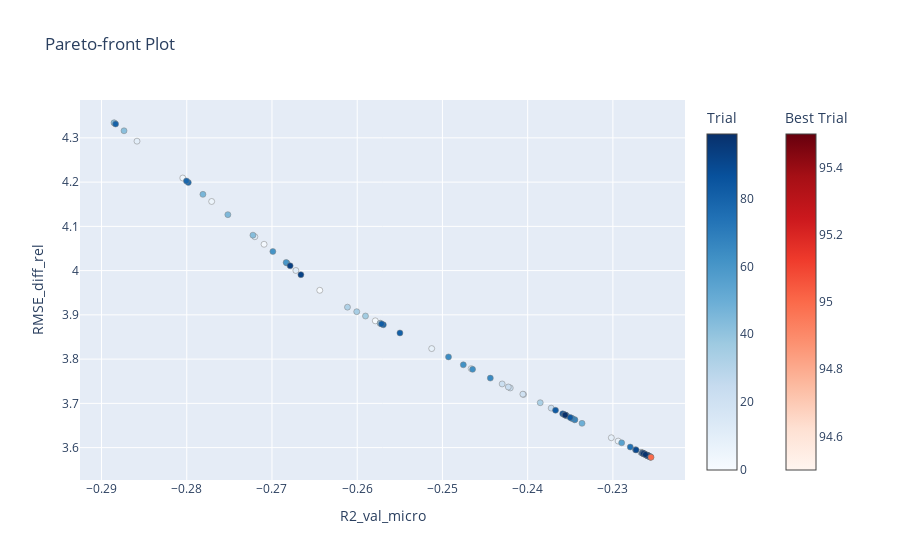
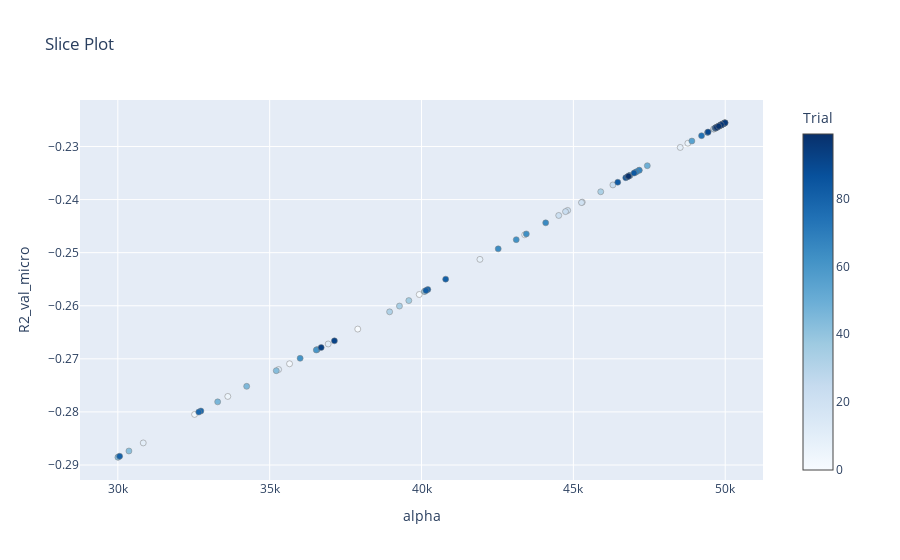
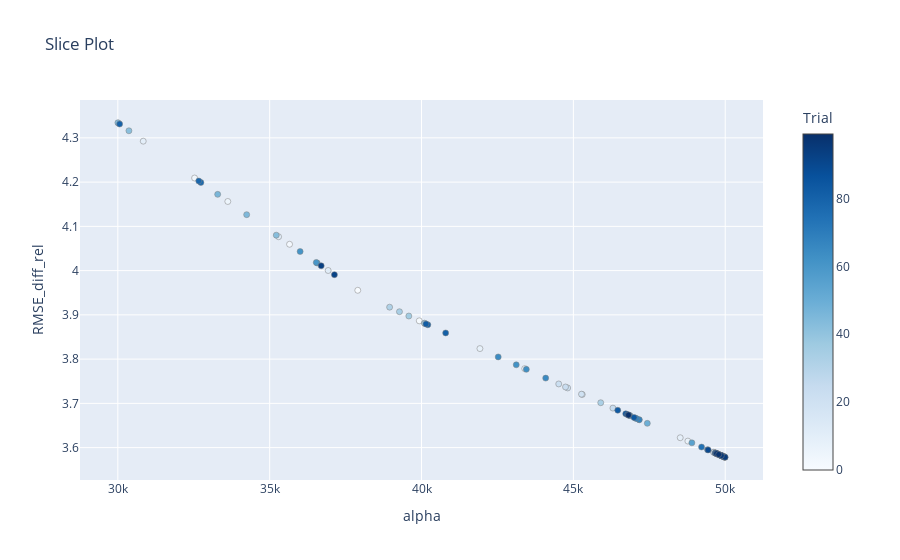

Notebook cell for these charts, in order:
### Markdown cell above
___

## <center><a id=3 style='color:red'>Обучение Lasso</a>

### Code cell
params = model_tune_params.ModelsParams()
params.set_param(model_params=params.lasso,
                 param_name="alpha",
                 args=[30000, 50000])
op_results = model_tune.get_optimize_results(
    X_train=X_train_test_std_1,
    y_train=y_train_test,
    X_test=X_test_std_1,
    y_test=y_test,
    cv_type='ts',
    train_size=24,
    val_size=12,
    n_trials=100,
    threshold=0.11,
    model_cls=Lasso,
    model_params=params.lasso
    )

### Figure 1 — Plotly figure (JSON) as saved in the notebook; plotly's stock layout.template omitted (floating-point values rounded to 4 significant figures)
{"data": [{"hovertemplate": "%{text}<extra>Trial</extra>", "marker": {"color": [0, 1, 2, 3, 4, 5, 6, 7, 8, 9, 10, 11, 12, 13, 14, 15, 16, 17, 18, 19, 20, 21, 22, 23, 24, 25, 26, 27, 28, 29, 30, 31, 32, 33, 34, 35, 36, 37, 38, 39, 40, 41, 42, 43, 44, 45, 46, 47, 48, 49, 50, 51, 52, 53, 54, 55, 56, 57, 58, 59, 60, 61, 62, 63, 64, 65, 66, 67, 68, 69, 70, 71, 72, 73, 74, 75, 76, 77, 78, 79, 80, 81, 82, 83, 84, 85, 86, 87, 88, 89, 90, 91, 92, 93, 94, 96, 97, 98, 99], "colorbar": {"title": {"text": "Trial"}}, "colorscale": [[0, "rgb(247,251,255)"], [0.125, "rgb(222,235,247)"], [0.25, "rgb(198,219,239)"], [0.375, "rgb(158,202,225)"], [0.5, "rgb(107,174,214)"], [0.625, "rgb(66,146,198)"], [0.75, "rgb(33,113,181)"], [0.875, "rgb(8,81,156)"], [1, "rgb(8,48,107)"]], "line": {"color": "Grey", "width": 0.5}}, "mode": "markers", "showlegend": false, "text": ["{<br>  \"number\": 0,<br>  \"values\": [<br>    -0.2643913915721281,<br>    3.9555392893491503<br>  ],<br>  \"params\": {<br>    \"alpha\": 37901.014305740995<br>  }<br>}", "{<br>  \"number\": 1,<br>  \"values\": [<br>    -0.2578795427427272,<br>    3.8865036093503336<br>  ],<br>  \"params\": {<br>    \"alpha\": 39925.54424947927<br>  }<br>}", "{<br>  \"number\": 2,<br>  \"values\": [<br>    -0.27093036290607886,<br>    4.059527044995578<br>  ],<br>  \"params\": {<br>    \"alpha\": 35654.95175250331<br>  }<br>}", "{<br>  \"number\": 3,<br>  \"values\": [<br>    -0.2884793483800834,<br>    4.33330101052887<br>  ],<br>  \"params\": {<br>    \"alpha\": 30020.257115808043<br>  }<br>}", "{<br>  \"number\": 4,<br>  \"values\": [<br>    -0.2804668091017726,<br>    4.209305645727044<br>  ],<br>  \"params\": {<br>    \"alpha\": 32527.522813733605<br>  }<br>}", "{<br>  \"number\": 5,<br>  \"values\": [<br>    -0.2770760083930157,<br>    4.15627703106072<br>  ],<br>  \"params\": {<br>    \"alpha\": 33621.42787803844<br>  }<br>}", "{<br>  \"number\": 6,<br>  \"values\": [<br>    -0.24663166335603814,<br>    3.7784592739993723<br>  ],<br>  \"params\": {<br>    \"alpha\": 43397.95172790476<br>  }<br>}", "{<br>  \"number\": 7,<br>  \"values\": [<br>    -0.22938212642105493,<br>    3.6147223657612435<br>  ],<br>  \"params\": {<br>    \"alpha\": 48770.222098141545<br>  }<br>}", "{<br>  \"number\": 8,<br>  \"values\": [<br>    -0.2512604508513896,<br>    3.823767978885646<br>  ],<br>  \"params\": {<br>    \"alpha\": 41923.351048471326<br>  }<br>}", "{<br>  \"number\": 9,<br>  \"values\": [<br>    -0.2301811102856559,<br>    3.622289689295497<br>  ],<br>  \"params\": {<br>    \"alpha\": 48518.59622490063<br>  }<br>}", "{<br>  \"number\": 10,<br>  \"values\": [<br>    -0.2858358905474756,<br>    4.292533182386729<br>  ],<br>  \"params\": {<br>    \"alpha\": 30837.05659520646<br>  }<br>}", "{<br>  \"number\": 11,<br>  \"values\": [<br>    -0.267197549810986,<br>    4.000285202014794<br>  ],<br>  \"params\": {<br>    \"alpha\": 36926.442589392536<br>  }<br>}", "{<br>  \"number\": 12,<br>  \"values\": [<br>    -0.2720086008862701,<br>    4.076550059823472<br>  ],<br>  \"params\": {<br>    \"alpha\": 35294.18952635045<br>  }<br>}", "{<br>  \"number\": 13,<br>  \"values\": [<br>    -0.22628936784378606,<br>    3.5854533058945206<br>  ],<br>  \"params\": {<br>    \"alpha\": 49752.5534122843<br>  }<br>}", "{<br>  \"number\": 14,<br>  \"values\": [<br>    -0.22560898184151368,<br>    3.5789738481200306<br>  ],<br>  \"params\": {<br>    \"alpha\": 49970.28577064769<br>  }<br>}", "{<br>  \"number\": 15,<br>  \"values\": [<br>    -0.2264386222725452,<br>    3.5868661292350734<br>  ],<br>  \"params\": {<br>    \"alpha\": 49704.80522302742<br>  }<br>}", "{<br>  \"number\": 16,<br>  \"values\": [<br>    -0.22558697264852,<br>    3.578765637753834<br>  ],<br>  \"params\": {<br>    \"alpha\": 49977.33780987619<br>  }<br>}", "{<br>  \"number\": 17,<br>  \"values\": [<br>    -0.22671387757857908,<br>    3.589427579700486<br>  ],<br>  \"params\": {<br>    \"alpha\": 49618.97448459635<br>  }<br>}", "{<br>  \"number\": 18,<br>  \"values\": [<br>    -0.2265487667772197,<br>    3.5878641435773644<br>  ],<br>  \"params\": {<br>    \"alpha\": 49671.78181149351<br>  }<br>}", "{<br>  \"number\": 19,<br>  \"values\": [<br>    -0.24048419509227026,<br>    3.7200670873590287<br>  ],<br>  \"params\": {<br>    \"alpha\": 45292.22047404183<br>  }<br>}", "{<br>  \"number\": 20,<br>  \"values\": [<br>    -0.2405624248129672,<br>    3.7208140376729846<br>  ],<br>  \"params\": {<br>    \"alpha\": 45267.75100548876<br>  }<br>}", "{<br>  \"number\": 21,<br>  \"values\": [<br>    -0.24204136597196646,<br>    3.734850965818089<br>  ],<br>  \"params\": {<br>    \"alpha\": 44812.12092790547<br>  }<br>}", "{<br>  \"number\": 22,<br>  \"values\": [<br>    -0.24299076685419374,<br>    3.7438877014534726<br>  ],<br>  \"params\": {<br>    \"alpha\": 44517.765913051466<br>  }<br>}", "{<br>  \"number\": 23,<br>  \"values\": [<br>    -0.24226658672802048,<br>    3.737004921716407<br>  ],<br>  \"params\": {<br>    \"alpha\": 44741.75046375546<br>  }<br>}", "{<br>  \"number\": 24,<br>  \"values\": [<br>    -0.2372387404450753,<br>    3.6892617651337436<br>  ],<br>  \"params\": {<br>    \"alpha\": 46301.794940605854<br>  }<br>}", "{<br>  \"number\": 25,<br>  \"values\": [<br>    -0.2262443495743165,<br>    3.5850271838408476<br>  ],<br>  \"params\": {<br>    \"alpha\": 49766.95812398187<br>  }<br>}", "{<br>  \"number\": 26,<br>  \"values\": [<br>    -0.22668193505502998,<br>    3.58912511753842<br>  ],<br>  \"params\": {<br>    \"alpha\": 49629.18922742482<br>  }<br>}", "{<br>  \"number\": 27,<br>  \"values\": [<br>    -0.22580277710657293,<br>    3.580807330626578<br>  ],<br>  \"params\": {<br>    \"alpha\": 49908.20528159904<br>  }<br>}", "{<br>  \"number\": 28,<br>  \"values\": [<br>    -0.22607287577239088,<br>    3.583394026098065<br>  ],<br>  \"params\": {<br>    \"alpha\": 49821.92603570292<br>  }<br>}", "{<br>  \"number\": 29,<br>  \"values\": [<br>    -0.22630335709726834,<br>    3.585585714205933<br>  ],<br>  \"params\": {<br>    \"alpha\": 49748.0774732916<br>  }<br>}", "{<br>  \"number\": 30,<br>  \"values\": [<br>    -0.22554625465580536,<br>    3.5783804603600817<br>  ],<br>  \"params\": {<br>    \"alpha\": 49990.38529744271<br>  }<br>}", "{<br>  \"number\": 31,<br>  \"values\": [<br>    -0.23448657992938582,<br>    3.663103061587622<br>  ],<br>  \"params\": {<br>    \"alpha\": 47163.546313740764<br>  }<br>}", "{<br>  \"number\": 32,<br>  \"values\": [<br>    -0.2611429120834796,<br>    3.917380119719909<br>  ],<br>  \"params\": {<br>    \"alpha\": 38949.530097477575<br>  }<br>}", "{<br>  \"number\": 33,<br>  \"values\": [<br>    -0.2385259979697958,<br>    3.7014401891322244<br>  ],<br>  \"params\": {<br>    \"alpha\": 45900.947996798466<br>  }<br>}", "{<br>  \"number\": 34,<br>  \"values\": [<br>    -0.26005579953115054,<br>    3.9071286214049787<br>  ],<br>  \"params\": {<br>    \"alpha\": 39273.85442022102<br>  }<br>}", "{<br>  \"number\": 35,<br>  \"values\": [<br>    -0.25730309932877504,<br>    3.8810484075773775<br>  ],<br>  \"params\": {<br>    \"alpha\": 40098.50641423427<br>  }<br>}", "{<br>  \"number\": 36,<br>  \"values\": [<br>    -0.2590283729827043,<br>    3.8973932797892776<br>  ],<br>  \"params\": {<br>    \"alpha\": 39582.015502727445<br>  }<br>}", "{<br>  \"number\": 37,<br>  \"values\": [<br>    -0.2572851458734422,<br>    3.8808769950807522<br>  ],<br>  \"params\": {<br>    \"alpha\": 40103.96641694022<br>  }<br>}", "{<br>  \"number\": 38,<br>  \"values\": [<br>    -0.22627068252031135,<br>    3.5852764347279575<br>  ],<br>  \"params\": {<br>    \"alpha\": 49758.53208420221<br>  }<br>}", "{<br>  \"number\": 39,<br>  \"values\": [<br>    -0.225744374378678,<br>    3.5802547666087072<br>  ],<br>  \"params\": {<br>    \"alpha\": 49926.91145585487<br>  }<br>}", "{<br>  \"number\": 40,<br>  \"values\": [<br>    -0.22585082740203388,<br>    3.5812619355442465<br>  ],<br>  \"params\": {<br>    \"alpha\": 49892.816627084525<br>  }<br>}", "{<br>  \"number\": 41,<br>  \"values\": [<br>    -0.22641371443996872,<br>    3.5866303421843706<br>  ],<br>  \"params\": {<br>    \"alpha\": 49712.772511138675<br>  }<br>}", "{<br>  \"number\": 42,<br>  \"values\": [<br>    -0.28735924471635466,<br>    4.316039574672442<br>  ],<br>  \"params\": {<br>    \"alpha\": 30365.615153503717<br>  }<br>}", "{<br>  \"number\": 43,<br>  \"values\": [<br>    -0.27223355651897285,<br>    4.080136496752853<br>  ],<br>  \"params\": {<br>    \"alpha\": 35217.8831263055<br>  }<br>}", "{<br>  \"number\": 44,<br>  \"values\": [<br>    -0.288536270402292,<br>    4.334175483188563<br>  ],<br>  \"params\": {<br>    \"alpha\": 30002.795283795094<br>  }<br>}", "{<br>  \"number\": 45,<br>  \"values\": [<br>    -0.27517759984169654,<br>    4.126490231441709<br>  ],<br>  \"params\": {<br>    \"alpha\": 34242.70223701027<br>  }<br>}", "{<br>  \"number\": 46,<br>  \"values\": [<br>    -0.2781024558354286,<br>    4.172362986074851<br>  ],<br>  \"params\": {<br>    \"alpha\": 33288.061045959206<br>  }<br>}", "{<br>  \"number\": 47,<br>  \"values\": [<br>    -0.23484849876456226,<br>    3.666547593815455<br>  ],<br>  \"params\": {<br>    \"alpha\": 47049.40542333896<br>  }<br>}", "{<br>  \"number\": 48,<br>  \"values\": [<br>    -0.2354214960868648,<br>    3.672001621117429<br>  ],<br>  \"params\": {<br>    \"alpha\": 46868.862925406334<br>  }<br>}", "{<br>  \"number\": 49,<br>  \"values\": [<br>    -0.23361991306311936,<br>    3.65487273915848<br>  ],<br>  \"params\": {<br>    \"alpha\": 47434.68396754665<br>  }<br>}", "{<br>  \"number\": 50,<br>  \"values\": [<br>    -0.23548150353516561,<br>    3.6725728458536873<br>  ],<br>  \"params\": {<br>    \"alpha\": 46849.967360974115<br>  }<br>}", "{<br>  \"number\": 51,<br>  \"values\": [<br>    -0.2260375155426395,<br>    3.5830594019617372<br>  ],<br>  \"params\": {<br>    \"alpha\": 49833.24507168116<br>  }<br>}", "{<br>  \"number\": 52,<br>  \"values\": [<br>    -0.22603030426644488,<br>    3.582991164010853<br>  ],<br>  \"params\": {<br>    \"alpha\": 49835.55354772413<br>  }<br>}", "{<br>  \"number\": 53,<br>  \"values\": [<br>    -0.22588312340391936,<br>    3.5815675142429964<br>  ],<br>  \"params\": {<br>    \"alpha\": 49882.474313806146<br>  }<br>}", "{<br>  \"number\": 54,<br>  \"values\": [<br>    -0.22560394891912727,<br>    3.578926234585314<br>  ],<br>  \"params\": {<br>    \"alpha\": 49971.8983478144<br>  }<br>}", "{<br>  \"number\": 55,<br>  \"values\": [<br>    -0.22896907830160362,<br>    3.6107946359534693<br>  ],<br>  \"params\": {<br>    \"alpha\": 48901.76134767467<br>  }<br>}", "{<br>  \"number\": 56,<br>  \"values\": [<br>    -0.2259573776020709,<br>    3.582301078767477<br>  ],<br>  \"params\": {<br>    \"alpha\": 49858.900765731596<br>  }<br>}", "{<br>  \"number\": 57,<br>  \"values\": [<br>    -0.2259107933276545,<br>    3.581829307482949<br>  ],<br>  \"params\": {<br>    \"alpha\": 49873.61397602888<br>  }<br>}", "{<br>  \"number\": 58,<br>  \"values\": [<br>    -0.2682522539141048,<br>    4.017065115295489<br>  ],<br>  \"params\": {<br>    \"alpha\": 36564.717667813646<br>  }<br>}", "{<br>  \"number\": 59,<br>  \"values\": [<br>    -0.22556015207363656,<br>    3.5785119319653678<br>  ],<br>  \"params\": {<br>    \"alpha\": 49985.93195016964<br>  }<br>}", "{<br>  \"number\": 60,<br>  \"values\": [<br>    -0.26833955361793005,<br>    4.018456318860109<br>  ],<br>  \"params\": {<br>    \"alpha\": 36534.71438766547<br>  }<br>}", "{<br>  \"number\": 61,<br>  \"values\": [<br>    -0.2698975715947354,<br>    4.043195543020333<br>  ],<br>  \"params\": {<br>    \"alpha\": 36003.6135009011<br>  }<br>}", "{<br>  \"number\": 62,<br>  \"values\": [<br>    -0.2475486821780135,<br>    3.7871328616762576<br>  ],<br>  \"params\": {<br>    \"alpha\": 43119.058717722924<br>  }<br>}", "{<br>  \"number\": 63,<br>  \"values\": [<br>    -0.24646509007654505,<br>    3.7768367089888284<br>  ],<br>  \"params\": {<br>    \"alpha\": 43450.99648090724<br>  }<br>}", "{<br>  \"number\": 64,<br>  \"values\": [<br>    -0.24928439079034992,<br>    3.8049684556147745<br>  ],<br>  \"params\": {<br>    \"alpha\": 42525.44593179632<br>  }<br>}", "{<br>  \"number\": 65,<br>  \"values\": [<br>    -0.24437916891853995,<br>    3.7570534986511253<br>  ],<br>  \"params\": {<br>    \"alpha\": 44089.20087510947<br>  }<br>}", "{<br>  \"number\": 66,<br>  \"values\": [<br>    -0.2355302841191531,<br>    3.6729919756829417<br>  ],<br>  \"params\": {<br>    \"alpha\": 46836.8057940397<br>  }<br>}", "{<br>  \"number\": 67,<br>  \"values\": [<br>    -0.23446538378736448,<br>    3.6629013527444525<br>  ],<br>  \"params\": {<br>    \"alpha\": 47170.23365541496<br>  }<br>}", "{<br>  \"number\": 68,<br>  \"values\": [<br>    -0.2347720634306838,<br>    3.6658200995328962<br>  ],<br>  \"params\": {<br>    \"alpha\": 47073.50450023943<br>  }<br>}", "{<br>  \"number\": 69,<br>  \"values\": [<br>    -0.2259512394904848,<br>    3.582243000476862<br>  ],<br>  \"params\": {<br>    \"alpha\": 49860.86601952052<br>  }<br>}", "{<br>  \"number\": 70,<br>  \"values\": [<br>    -0.22631434442226372,<br>    3.5856897189442143<br>  ],<br>  \"params\": {<br>    \"alpha\": 49744.56210752018<br>  }<br>}", "{<br>  \"number\": 71,<br>  \"values\": [<br>    -0.22587878642570192,<br>    3.5815264824004687<br>  ],<br>  \"params\": {<br>    \"alpha\": 49883.86312676502<br>  }<br>}", "{<br>  \"number\": 72,<br>  \"values\": [<br>    -0.22590113307105186,<br>    3.581737915112455<br>  ],<br>  \"params\": {<br>    \"alpha\": 49876.70728276648<br>  }<br>}", "{<br>  \"number\": 73,<br>  \"values\": [<br>    -0.22653524073601194,<br>    3.587736074867743<br>  ],<br>  \"params\": {<br>    \"alpha\": 49676.108656444914<br>  }<br>}", "{<br>  \"number\": 74,<br>  \"values\": [<br>    -0.2279606415286155,<br>    3.6012791148600147<br>  ],<br>  \"params\": {<br>    \"alpha\": 49220.94069196118<br>  }<br>}", "{<br>  \"number\": 75,<br>  \"values\": [<br>    -0.22734291671586093,<br>    3.5953850930073625<br>  ],<br>  \"params\": {<br>    \"alpha\": 49417.961901664945<br>  }<br>}", "{<br>  \"number\": 76,<br>  \"values\": [<br>    -0.22645983492095634,<br>    3.587066928229854<br>  ],<br>  \"params\": {<br>    \"alpha\": 49698.02023557988<br>  }<br>}", "{<br>  \"number\": 77,<br>  \"values\": [<br>    -0.2798174093331327,<br>    4.199186278577355<br>  ],<br>  \"params\": {<br>    \"alpha\": 32735.332719790145<br>  }<br>}", "{<br>  \"number\": 78,<br>  \"values\": [<br>    -0.28003374245429424,<br>    4.202558515721055<br>  ],<br>  \"params\": {<br>    \"alpha\": 32666.026185871935<br>  }<br>}", "{<br>  \"number\": 79,<br>  \"values\": [<br>    -0.2569352752210048,<br>    3.8775818094774808<br>  ],<br>  \"params\": {<br>    \"alpha\": 40208.253944067874<br>  }<br>}", "{<br>  \"number\": 80,<br>  \"values\": [<br>    -0.2883489707851101,<br>    4.331297711488717<br>  ],<br>  \"params\": {<br>    \"alpha\": 30060.270943007177<br>  }<br>}", "{<br>  \"number\": 81,<br>  \"values\": [<br>    -0.2549872784389122,<br>    3.859124804206574<br>  ],<br>  \"params\": {<br>    \"alpha\": 40794.979785409334<br>  }<br>}", "{<br>  \"number\": 82,<br>  \"values\": [<br>    -0.25714413151890336,<br>    3.87953071011831<br>  ],<br>  \"params\": {<br>    \"alpha\": 40146.85794952749<br>  }<br>}", "{<br>  \"number\": 83,<br>  \"values\": [<br>    -0.2367307320593004,<br>    3.6844105639816274<br>  ],<br>  \"params\": {<br>    \"alpha\": 46461.509662894256<br>  }<br>}", "{<br>  \"number\": 84,<br>  \"values\": [<br>    -0.2350115678334761,<br>    3.6680996903565304<br>  ],<br>  \"params\": {<br>    \"alpha\": 46998.00404658974<br>  }<br>}", "{<br>  \"number\": 85,<br>  \"values\": [<br>    -0.23588699857178974,<br>    3.6763887552413332<br>  ],<br>  \"params\": {<br>    \"alpha\": 46724.486146926894<br>  }<br>}", "{<br>  \"number\": 86,<br>  \"values\": [<br>    -0.2357003258683914,<br>    3.674611147817844<br>  ],<br>  \"params\": {<br>    \"alpha\": 46783.25440878978<br>  }<br>}", "{<br>  \"number\": 87,<br>  \"values\": [<br>    -0.22567374093015125,<br>    3.5795865086840464<br>  ],<br>  \"params\": {<br>    \"alpha\": 49949.53806879862<br>  }<br>}", "{<br>  \"number\": 88,<br>  \"values\": [<br>    -0.22653924226484468,<br>    3.587773968606861<br>  ],<br>  \"params\": {<br>    \"alpha\": 49674.82859506143<br>  }<br>}", "{<br>  \"number\": 89,<br>  \"values\": [<br>    -0.22648745412282456,<br>    3.58732838113287<br>  ],<br>  \"params\": {<br>    \"alpha\": 49689.18651515223<br>  }<br>}", "{<br>  \"number\": 90,<br>  \"values\": [<br>    -0.22728142134957263,<br>    3.5948025934270227<br>  ],<br>  \"params\": {<br>    \"alpha\": 49437.60054789021<br>  }<br>}", "{<br>  \"number\": 91,<br>  \"values\": [<br>    -0.22564620265519908,<br>    3.5793259874084664<br>  ],<br>  \"params\": {<br>    \"alpha\": 49958.36052413388<br>  }<br>}", "{<br>  \"number\": 92,<br>  \"values\": [<br>    -0.26660606622568617,<br>    3.9908135640345943<br>  ],<br>  \"params\": {<br>    \"alpha\": 37132.21838200938<br>  }<br>}", "{<br>  \"number\": 93,<br>  \"values\": [<br>    -0.26786750409872995,<br>    4.010906784400498<br>  ],<br>  \"params\": {<br>    \"alpha\": 36696.868142468855<br>  }<br>}", "{<br>  \"number\": 94,<br>  \"values\": [<br>    -0.2259488192889696,<br>    3.5821891103359174<br>  ],<br>  \"params\": {<br>    \"alpha\": 49861.43829200446<br>  }<br>}", "{<br>  \"number\": 96,<br>  \"values\": [<br>    -0.2259163502315198,<br>    3.5818819011791985<br>  ],<br>  \"params\": {<br>    \"alpha\": 49871.8346298238<br>  }<br>}", "{<br>  \"number\": 97,<br>  \"values\": [<br>    -0.22640320605673137,<br>    3.5865308773354054<br>  ],<br>  \"params\": {<br>    \"alpha\": 49716.13395743152<br>  }<br>}", "{<br>  \"number\": 98,<br>  \"values\": [<br>    -0.22618558426596147,<br>    3.5844606613368892<br>  ],<br>  \"params\": {<br>    \"alpha\": 49785.8531051731<br>  }<br>}", "{<br>  \"number\": 99,<br>  \"values\": [<br>    -0.2355976011843186,<br>    3.673632964518269<br>  ],<br>  \"params\": {<br>    \"alpha\": 46815.60342311106<br>  }<br>}"], "type": "scatter", "x": [-0.2644, -0.2579, -0.2709, -0.2885, -0.2805, -0.2771, -0.2466, -0.2294, -0.2513, -0.2302, -0.2858, -0.2672, -0.272, -0.2263, -0.2256, -0.2264, -0.2256, -0.2267, -0.2265, -0.2405, -0.2406, -0.242, -0.243, -0.2423, -0.2372, -0.2262, -0.2267, -0.2258, -0.2261, -0.2263, -0.2255, -0.2345, -0.2611, -0.2385, -0.2601, -0.2573, -0.259, -0.2573, -0.2263, -0.2257, -0.2259, -0.2264, -0.2874, -0.2722, -0.2885, -0.2752, -0.2781, -0.2348, -0.2354, -0.2336, -0.2355, -0.226, -0.226, -0.2259, -0.2256, -0.229, -0.226, -0.2259, -0.2683, -0.2256, -0.2683, -0.2699, -0.2475, -0.2465, -0.2493, -0.2444, -0.2355, -0.2345, -0.2348, -0.226, -0.2263, -0.2259, -0.2259, -0.2265, -0.228, -0.2273, -0.2265, -0.2798, -0.28, -0.2569, -0.2883, -0.255, -0.2571, -0.2367, -0.235, -0.2359, -0.2357, -0.2257, -0.2265, -0.2265, -0.2273, -0.2256, -0.2666, -0.2679, -0.2259, -0.2259, -0.2264, -0.2262, -0.2356], "y": [3.956, 3.887, 4.06, 4.333, 4.209, 4.156, 3.778, 3.615, 3.824, 3.622, 4.293, 4.0, 4.077, 3.585, 3.579, 3.587, 3.579, 3.589, 3.588, 3.72, 3.721, 3.735, 3.744, 3.737, 3.689, 3.585, 3.589, 3.581, 3.583, 3.586, 3.578, 3.663, 3.917, 3.701, 3.907, 3.881, 3.897, 3.881, 3.585, 3.58, 3.581, 3.587, 4.316, 4.08, 4.334, 4.126, 4.172, 3.667, 3.672, 3.655, 3.673, 3.583, 3.583, 3.582, 3.579, 3.611, 3.582, 3.582, 4.017, 3.579, 4.018, 4.043, 3.787, 3.777, 3.805, 3.757, 3.673, 3.663, 3.666, 3.582, 3.586, 3.582, 3.582, 3.588, 3.601, 3.595, 3.587, 4.199, 4.203, 3.878, 4.331, 3.859, 3.88, 3.684, 3.668, 3.676, 3.675, 3.58, 3.588, 3.587, 3.595, 3.579, 3.991, 4.011, 3.582, 3.582, 3.587, 3.584, 3.674]}, {"hovertemplate": "%{text}<extra>Best Trial</extra>", "marker": {"color": [95], "colorbar": {"title": {"text": "Best Trial"}, "x": 1.1, "xpad": 40}, "colorscale": [[0, "rgb(255,245,240)"], [0.125, "rgb(254,224,210)"], [0.25, "rgb(252,187,161)"], [0.375, "rgb(252,146,114)"], [0.5, "rgb(251,106,74)"], [0.625, "rgb(239,59,44)"], [0.75, "rgb(203,24,29)"], [0.875, "rgb(165,15,21)"], [1, "rgb(103,0,13)"]], "line": {"color": "Grey", "width": 0.5}}, "mode": "markers", "showlegend": false, "text": ["{<br>  \"number\": 95,<br>  \"values\": [<br>    -0.22552796912359985,<br>    3.57820748245081<br>  ],<br>  \"params\": {<br>    \"alpha\": 49996.244983565164<br>  }<br>}"], "type": "scatter", "x": [-0.2255], "y": [3.578]}], "layout": {"title": {"text": "Pareto-front Plot"}, "xaxis": {"title": {"text": "R2_val_micro"}}, "yaxis": {"title": {"text": "RMSE_diff_rel"}}}}

### Figure 2 — Plotly figure (JSON) as saved in the notebook; plotly's stock layout.template omitted (floating-point values rounded to 4 significant figures)
{"data": [{"marker": {"color": [0, 1, 2, 3, 4, 5, 6, 7, 8, 9, 10, 11, 12, 13, 14, 15, 16, 17, 18, 19, 20, 21, 22, 23, 24, 25, 26, 27, 28, 29, 30, 31, 32, 33, 34, 35, 36, 37, 38, 39, 40, 41, 42, 43, 44, 45, 46, 47, 48, 49, 50, 51, 52, 53, 54, 55, 56, 57, 58, 59, 60, 61, 62, 63, 64, 65, 66, 67, 68, 69, 70, 71, 72, 73, 74, 75, 76, 77, 78, 79, 80, 81, 82, 83, 84, 85, 86, 87, 88, 89, 90, 91, 92, 93, 94, 95, 96, 97, 98, 99], "colorbar": {"title": {"text": "Trial"}, "x": 1, "xpad": 40}, "colorscale": [[0, "rgb(247,251,255)"], [0.125, "rgb(222,235,247)"], [0.25, "rgb(198,219,239)"], [0.375, "rgb(158,202,225)"], [0.5, "rgb(107,174,214)"], [0.625, "rgb(66,146,198)"], [0.75, "rgb(33,113,181)"], [0.875, "rgb(8,81,156)"], [1, "rgb(8,48,107)"]], "line": {"color": "Grey", "width": 0.5}}, "mode": "markers", "name": "Feasible Trial", "showlegend": false, "type": "scatter", "x": [37900.0, 39930.0, 35650.0, 30020.0, 32530.0, 33620.0, 43400.0, 48770.0, 41920.0, 48520.0, 30840.0, 36930.0, 35290.0, 49750.0, 49970.0, 49700.0, 49980.0, 49620.0, 49670.0, 45290.0, 45270.0, 44810.0, 44520.0, 44740.0, 46300.0, 49770.0, 49630.0, 49910.0, 49820.0, 49750.0, 49990.0, 47160.0, 38950.0, 45900.0, 39270.0, 40100.0, 39580.0, 40100.0, 49760.0, 49930.0, 49890.0, 49710.0, 30370.0, 35220.0, 30000.0, 34240.0, 33290.0, 47050.0, 46870.0, 47430.0, 46850.0, 49830.0, 49840.0, 49880.0, 49970.0, 48900.0, 49860.0, 49870.0, 36560.0, 49990.0, 36530.0, 36000.0, 43120.0, 43450.0, 42530.0, 44090.0, 46840.0, 47170.0, 47070.0, 49860.0, 49740.0, 49880.0, 49880.0, 49680.0, 49220.0, 49420.0, 49700.0, 32740.0, 32670.0, 40210.0, 30060.0, 40790.0, 40150.0, 46460.0, 47000.0, 46720.0, 46780.0, 49950.0, 49670.0, 49690.0, 49440.0, 49960.0, 37130.0, 36700.0, 49860.0, 50000.0, 49870.0, 49720.0, 49790.0, 46820.0], "y": [-0.2644, -0.2579, -0.2709, -0.2885, -0.2805, -0.2771, -0.2466, -0.2294, -0.2513, -0.2302, -0.2858, -0.2672, -0.272, -0.2263, -0.2256, -0.2264, -0.2256, -0.2267, -0.2265, -0.2405, -0.2406, -0.242, -0.243, -0.2423, -0.2372, -0.2262, -0.2267, -0.2258, -0.2261, -0.2263, -0.2255, -0.2345, -0.2611, -0.2385, -0.2601, -0.2573, -0.259, -0.2573, -0.2263, -0.2257, -0.2259, -0.2264, -0.2874, -0.2722, -0.2885, -0.2752, -0.2781, -0.2348, -0.2354, -0.2336, -0.2355, -0.226, -0.226, -0.2259, -0.2256, -0.229, -0.226, -0.2259, -0.2683, -0.2256, -0.2683, -0.2699, -0.2475, -0.2465, -0.2493, -0.2444, -0.2355, -0.2345, -0.2348, -0.226, -0.2263, -0.2259, -0.2259, -0.2265, -0.228, -0.2273, -0.2265, -0.2798, -0.28, -0.2569, -0.2883, -0.255, -0.2571, -0.2367, -0.235, -0.2359, -0.2357, -0.2257, -0.2265, -0.2265, -0.2273, -0.2256, -0.2666, -0.2679, -0.2259, -0.2255, -0.2259, -0.2264, -0.2262, -0.2356]}], "layout": {"title": {"text": "Slice Plot"}, "xaxis": {"title": {"text": "alpha"}}, "yaxis": {"title": {"text": "R2_val_micro"}}}}

### Figure 3 — Plotly figure (JSON) as saved in the notebook; plotly's stock layout.template omitted (floating-point values rounded to 4 significant figures)
{"data": [{"marker": {"color": [0, 1, 2, 3, 4, 5, 6, 7, 8, 9, 10, 11, 12, 13, 14, 15, 16, 17, 18, 19, 20, 21, 22, 23, 24, 25, 26, 27, 28, 29, 30, 31, 32, 33, 34, 35, 36, 37, 38, 39, 40, 41, 42, 43, 44, 45, 46, 47, 48, 49, 50, 51, 52, 53, 54, 55, 56, 57, 58, 59, 60, 61, 62, 63, 64, 65, 66, 67, 68, 69, 70, 71, 72, 73, 74, 75, 76, 77, 78, 79, 80, 81, 82, 83, 84, 85, 86, 87, 88, 89, 90, 91, 92, 93, 94, 95, 96, 97, 98, 99], "colorbar": {"title": {"text": "Trial"}, "x": 1, "xpad": 40}, "colorscale": [[0, "rgb(247,251,255)"], [0.125, "rgb(222,235,247)"], [0.25, "rgb(198,219,239)"], [0.375, "rgb(158,202,225)"], [0.5, "rgb(107,174,214)"], [0.625, "rgb(66,146,198)"], [0.75, "rgb(33,113,181)"], [0.875, "rgb(8,81,156)"], [1, "rgb(8,48,107)"]], "line": {"color": "Grey", "width": 0.5}}, "mode": "markers", "name": "Feasible Trial", "showlegend": false, "type": "scatter", "x": [37900.0, 39930.0, 35650.0, 30020.0, 32530.0, 33620.0, 43400.0, 48770.0, 41920.0, 48520.0, 30840.0, 36930.0, 35290.0, 49750.0, 49970.0, 49700.0, 49980.0, 49620.0, 49670.0, 45290.0, 45270.0, 44810.0, 44520.0, 44740.0, 46300.0, 49770.0, 49630.0, 49910.0, 49820.0, 49750.0, 49990.0, 47160.0, 38950.0, 45900.0, 39270.0, 40100.0, 39580.0, 40100.0, 49760.0, 49930.0, 49890.0, 49710.0, 30370.0, 35220.0, 30000.0, 34240.0, 33290.0, 47050.0, 46870.0, 47430.0, 46850.0, 49830.0, 49840.0, 49880.0, 49970.0, 48900.0, 49860.0, 49870.0, 36560.0, 49990.0, 36530.0, 36000.0, 43120.0, 43450.0, 42530.0, 44090.0, 46840.0, 47170.0, 47070.0, 49860.0, 49740.0, 49880.0, 49880.0, 49680.0, 49220.0, 49420.0, 49700.0, 32740.0, 32670.0, 40210.0, 30060.0, 40790.0, 40150.0, 46460.0, 47000.0, 46720.0, 46780.0, 49950.0, 49670.0, 49690.0, 49440.0, 49960.0, 37130.0, 36700.0, 49860.0, 50000.0, 49870.0, 49720.0, 49790.0, 46820.0], "y": [3.956, 3.887, 4.06, 4.333, 4.209, 4.156, 3.778, 3.615, 3.824, 3.622, 4.293, 4.0, 4.077, 3.585, 3.579, 3.587, 3.579, 3.589, 3.588, 3.72, 3.721, 3.735, 3.744, 3.737, 3.689, 3.585, 3.589, 3.581, 3.583, 3.586, 3.578, 3.663, 3.917, 3.701, 3.907, 3.881, 3.897, 3.881, 3.585, 3.58, 3.581, 3.587, 4.316, 4.08, 4.334, 4.126, 4.172, 3.667, 3.672, 3.655, 3.673, 3.583, 3.583, 3.582, 3.579, 3.611, 3.582, 3.582, 4.017, 3.579, 4.018, 4.043, 3.787, 3.777, 3.805, 3.757, 3.673, 3.663, 3.666, 3.582, 3.586, 3.582, 3.582, 3.588, 3.601, 3.595, 3.587, 4.199, 4.203, 3.878, 4.331, 3.859, 3.88, 3.684, 3.668, 3.676, 3.675, 3.58, 3.588, 3.587, 3.595, 3.579, 3.991, 4.011, 3.582, 3.578, 3.582, 3.587, 3.584, 3.674]}], "layout": {"title": {"text": "Slice Plot"}, "xaxis": {"title": {"text": "alpha"}}, "yaxis": {"title": {"text": "RMSE_diff_rel"}}}}
